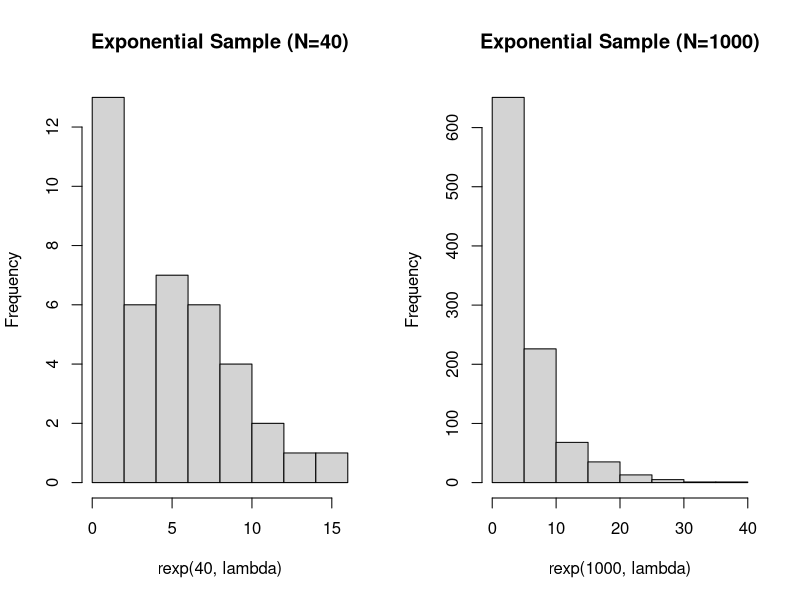
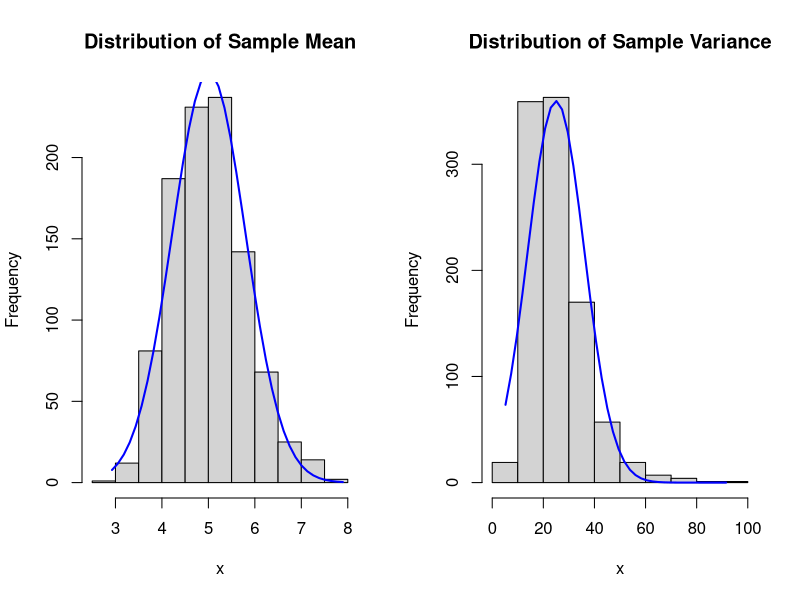

These charts were generated, in order, by the following R code:
## ---- chunk 1
lambda <- 0.2
n <- 40
TheoreticalMean <- lambda^(-1)
TheoreticalVariance <- lambda^(-2)
## ---- chunk 2
SingleSample <- rexp(n, lambda)
ExponentialMeanSimulations <- sapply(1:1000, function(x) mean(rexp(n, lambda)))
ExponentialVarianceSimulations <- sapply(1:1000, function(x) var(rexp(n, lambda)))
## ---- chunk 3
par(mfrow=c(1,2))
hist(rexp(40, lambda), main='Exponential Sample (N=40)')
hist(rexp(1000, lambda), main='Exponential Sample (N=1000)')
## ---- chunk 4
par(mfrow=c(1,2))
x <- ExponentialMeanSimulations
h <- hist(x, main = 'Distribution of Sample Mean')
xfit<-seq(min(x),max(x),length=40) 
yfit<-dnorm(xfit,mean=mean(x),sd=sd(x)) 
yfit <- yfit*diff(h$mids[1:2])*length(x) 
lines(xfit, yfit, col="blue", lwd=2)

x <- ExponentialVarianceSimulations
h <- hist(x, main = 'Distribution of Sample Variance')
xfit<-seq(min(x),max(x),length=40) 
yfit<-dnorm(xfit,mean=mean(x),sd=sd(x)) 
yfit <- yfit*diff(h$mids[1:2])*length(x) 
lines(xfit, yfit, col="blue", lwd=2)
